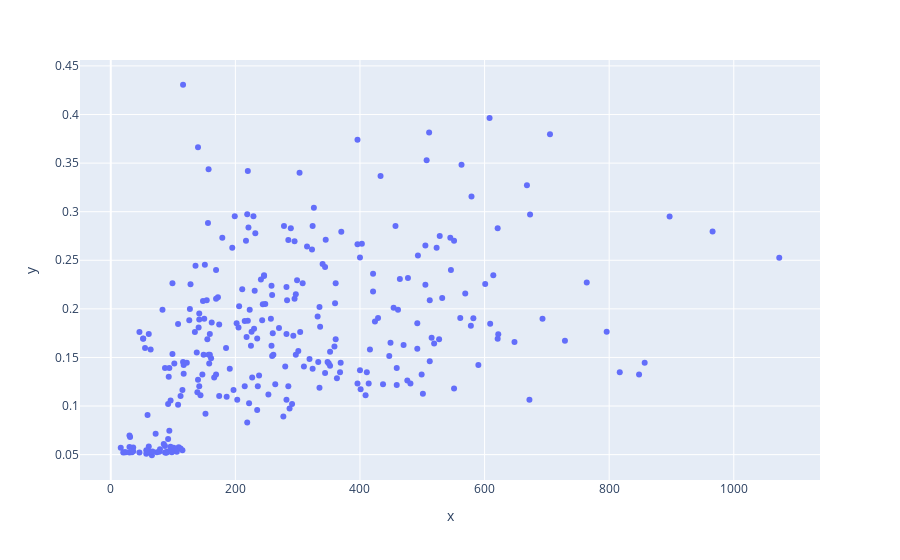

The code cell stored with this chart in its notebook:
### Code cell
fig = px.scatter(standard_df, x=df['batch_size'], y=df['val_loss'])
# fig.update_layout(yaxis_range=[0.05, 0.07])
fig.show()

### Figure 1 — Plotly figure (JSON) as saved in the notebook; plotly's stock layout.template omitted (floating-point values rounded to 4 significant figures; data arrays with more than 128 entries replaced by an {"elided": "..."} marker saying what was removed)
{"data": [{"hovertemplate": "x=%{x}<br>y=%{y}<extra></extra>", "legendgroup": "", "marker": {"color": "#636efa", "symbol": "circle"}, "mode": "markers", "name": "", "orientation": "v", "showlegend": false, "type": "scatter", "x": {"elided": "281 int values"}, "xaxis": "x", "y": {"elided": "281 float values"}, "yaxis": "y"}], "layout": {"legend": {"tracegroupgap": 0}, "margin": {"t": 60}, "xaxis": {"anchor": "y", "domain": [0, 1], "title": {"text": "x"}}, "yaxis": {"anchor": "x", "domain": [0, 1], "title": {"text": "y"}}}}
